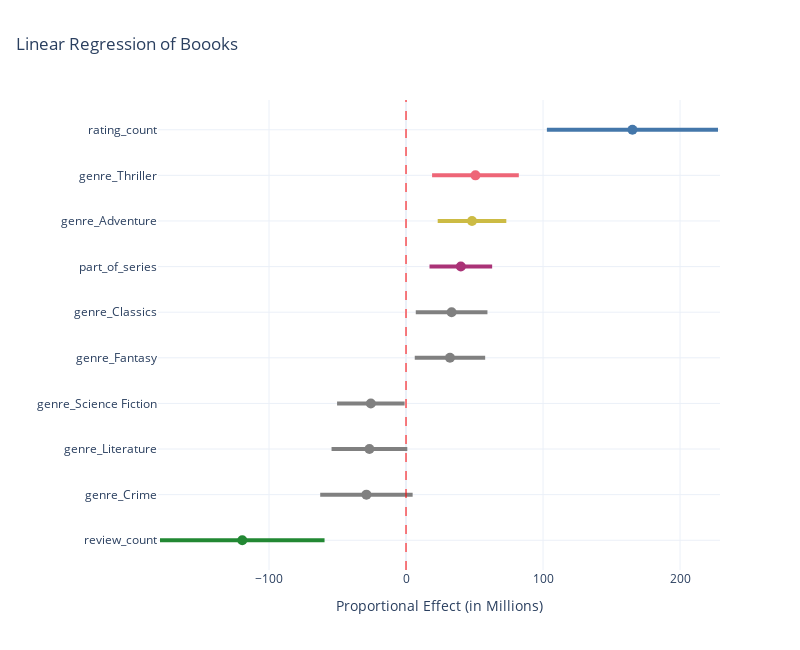

This figure's notebook cell:
### Code cell
import plotly.graph_objects as go
import matplotlib.pyplot as plt

to_include = results.params[results.pvalues < 0.10][1:].sort_values() # get only those with significant pvalues
confidence_intervals = results.conf_int().loc[to_include.index]
ci_values = confidence_intervals.values
colors = [color_palette.get(feature, "#eb5600") for feature in to_include.index]  

fig = go.Figure()

fig.add_trace(go.Scatter(
    x=to_include.values / 1e6,  # Scale x-axis values to 1e6
    y=to_include.index,
    mode='markers',
    marker=dict(size=10, color=colors),
    name="Proportional Effect",
    hoverinfo="text",
    text=[
        f"Feature: {feature}<br>Proportional Effect: {effect / 1e6:.2f} Millions<br>CI: ({ci[0] / 1e6:.2f} Millions, {ci[1] / 1e6:.2f} Millions)"
        for feature, effect, ci in zip(to_include.index, to_include.values.astype(float), ci_values.astype(float))
    ]
))


for i, (ci, color) in enumerate(zip(ci_values, colors)):
    fig.add_shape(
        type="line",
        x0=ci[0] / 1e6,  # Lower CI bound
        x1=ci[1] / 1e6,  # Upper CI bound
        y0=i,  
        y1=i,  
        line=dict(color=color, width=4, dash='solid')  
    )

fig.add_vline(
    x=0,
    line=dict(color="red", width=1, dash='dash'),
)
fig.update_layout(
    title=dict(
        text="Linear Regression of Boooks",  # Bold the title
        x=0.02,  
    ),
    xaxis=dict(
        title="Proportional Effect (in Millions)",
    ),

    yaxis=dict(
        title="",
        tickmode="array",
        tickvals=list(range(len(to_include.index))),
        ticktext=list(to_include.index)
    ),
    template="plotly_white",
    width=800,
    height=650
)

fig.show()

### Figure 1 — Plotly figure (JSON) as saved in the notebook; plotly's stock layout.template omitted (floating-point values rounded to 4 significant figures)
{"data": [{"hoverinfo": "text", "marker": {"color": ["#228833", "gray", "gray", "gray", "gray", "gray", "#AA3377", "#CCBB44", "#EE6677", "#4477AA"], "size": 10}, "mode": "markers", "name": "Proportional Effect", "text": ["Feature: review_count<br>Proportional Effect: -119.51 Millions<br>CI: (-179.56 Millions, -59.46 Millions)", "Feature: genre_Crime<br>Proportional Effect: -28.90 Millions<br>CI: (-62.63 Millions, 4.83 Millions)", "Feature: genre_Literature<br>Proportional Effect: -26.71 Millions<br>CI: (-54.35 Millions, 0.93 Millions)", "Feature: genre_Science Fiction<br>Proportional Effect: -25.68 Millions<br>CI: (-50.33 Millions, -1.02 Millions)", "Feature: genre_Fantasy<br>Proportional Effect: 32.07 Millions<br>CI: (6.37 Millions, 57.77 Millions)", "Feature: genre_Classics<br>Proportional Effect: 33.27 Millions<br>CI: (7.11 Millions, 59.42 Millions)", "Feature: part_of_series<br>Proportional Effect: 40.00 Millions<br>CI: (17.14 Millions, 62.87 Millions)", "Feature: genre_Adventure<br>Proportional Effect: 48.16 Millions<br>CI: (23.12 Millions, 73.19 Millions)", "Feature: genre_Thriller<br>Proportional Effect: 50.67 Millions<br>CI: (19.02 Millions, 82.32 Millions)", "Feature: rating_count<br>Proportional Effect: 165.25 Millions<br>CI: (102.81 Millions, 227.69 Millions)"], "type": "scatter", "x": [-119.5, -28.9, -26.71, -25.68, 32.07, 33.27, 40.0, 48.16, 50.67, 165.2], "y": ["review_count", "genre_Crime", "genre_Literature", "genre_Science Fiction", "genre_Fantasy", "genre_Classics", "part_of_series", "genre_Adventure", "genre_Thriller", "rating_count"]}], "layout": {"height": 650, "shapes": [{"line": {"color": "#228833", "dash": "solid", "width": 4}, "type": "line", "x0": -179.6, "x1": -59.46, "y0": 0, "y1": 0}, {"line": {"color": "gray", "dash": "solid", "width": 4}, "type": "line", "x0": -62.63, "x1": 4.828, "y0": 1, "y1": 1}, {"line": {"color": "gray", "dash": "solid", "width": 4}, "type": "line", "x0": -54.35, "x1": 0.9331, "y0": 2, "y1": 2}, {"line": {"color": "gray", "dash": "solid", "width": 4}, "type": "line", "x0": -50.33, "x1": -1.023, "y0": 3, "y1": 3}, {"line": {"color": "gray", "dash": "solid", "width": 4}, "type": "line", "x0": 6.373, "x1": 57.77, "y0": 4, "y1": 4}, {"line": {"color": "gray", "dash": "solid", "width": 4}, "type": "line", "x0": 7.111, "x1": 59.42, "y0": 5, "y1": 5}, {"line": {"color": "#AA3377", "dash": "solid", "width": 4}, "type": "line", "x0": 17.14, "x1": 62.87, "y0": 6, "y1": 6}, {"line": {"color": "#CCBB44", "dash": "solid", "width": 4}, "type": "line", "x0": 23.12, "x1": 73.19, "y0": 7, "y1": 7}, {"line": {"color": "#EE6677", "dash": "solid", "width": 4}, "type": "line", "x0": 19.02, "x1": 82.32, "y0": 8, "y1": 8}, {"line": {"color": "#4477AA", "dash": "solid", "width": 4}, "type": "line", "x0": 102.8, "x1": 227.7, "y0": 9, "y1": 9}, {"line": {"color": "red", "dash": "dash", "width": 1}, "type": "line", "x0": 0, "x1": 0, "xref": "x", "y0": 0, "y1": 1, "yref": "y domain"}], "title": {"text": "Linear Regression of Boooks", "x": 0.02}, "width": 800, "xaxis": {"title": {"text": "Proportional Effect (in Millions)"}}, "yaxis": {"tickmode": "array", "ticktext": ["review_count", "genre_Crime", "genre_Literature", "genre_Science Fiction", "genre_Fantasy", "genre_Classics", "part_of_series", "genre_Adventure", "genre_Thriller", "rating_count"], "tickvals": [0, 1, 2, 3, 4, 5, 6, 7, 8, 9], "title": {"text": ""}}}}
